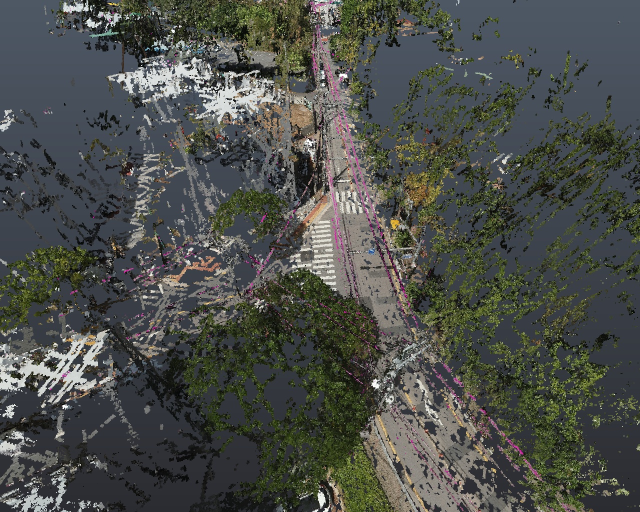
#> input picture 25.12.10_Model_B_Site_B_Vote_3_1.jpg, 1280 x 1024 px (shown at 1/2 size)
$ python -i img_mask.py   (imports and definitions only)
#> lines starting #> are read from the running program, lines starting #| are printed output that depends on the picture; after the words box and inside, x2 and y2 are one past the last pixel; in counts of white or black regions, pixels touching at a corner belong together
# -*- coding: utf-8 -*-
"""
img_mask.py
이미지에서 color gate RGB 조건에 맞는 픽셀 마스크 생성
color_gate.py의 RGB 범위: R(204-255), G(0-51), B(172-210)
밝은 빨강-보라색 계열 (마젠타/핑크)
"""

import numpy as np
from PIL import Image
from pathlib import Path

def img_mask(img_path: str) -> np.ndarray:
    """
    이미지에서 color gate RGB 조건에 맞는 픽셀만 검출

    Color gate 조건 (color_gate.py에서 확인):
    - R: 204 ~ 255  (밝은 빨강)
    - G: 0 ~ 51     (어두운 초록)
    - B: 172 ~ 210  (밝은 파랑)
    → 밝은 빨강-보라색 계열 (마젠타/핑크)

    Args:
        img_path: 이미지 경로

    Returns:
        mask: (H, W) boolean array - 조건 만족 픽셀은 True
    """
    try:
        # 이미지 열기
        img = Image.open(img_path)
#> img is the input picture: PIL image 1280x1024 RGB; mean R, G, B 75.6, 78.3, 74

        # RGB로 변환
        if img.mode != 'RGB':
            img = img.convert('RGB')

        # numpy 배열로 변환
        img_array = np.array(img, dtype=np.uint8)
        height, width = img_array.shape[:2]
#> height = 1024; width = 1280

        # Color gate RGB 범위 (color_gate.py와 동일)
        # 밝은 빨강-보라색 계열 (마젠타/핑크)
        R_MIN, R_MAX = 204, 255
        G_MIN, G_MAX = 0, 51
        B_MIN, B_MAX = 172, 210

        # RGB 각 채널이 범위 내에 있는지 확인
        r_mask = (img_array[:,:,0] >= R_MIN) & (img_array[:,:,0] <= R_MAX)
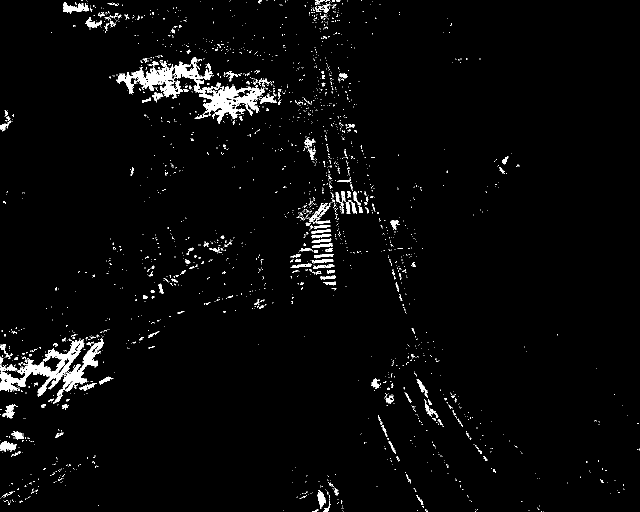
#> r_mask: shape (1024, 1280) bool (shown at 1/2 size); 2.8% white; 2231 white regions (2050 under 20 px), largest, box (x1, y1, x2, y2) and area: (233, 114, 529, 248) 8932, (0, 678, 169, 793) 4883, (106, 676, 208, 807) 2281
        g_mask = (img_array[:,:,1] >= G_MIN) & (img_array[:,:,1] <= G_MAX)
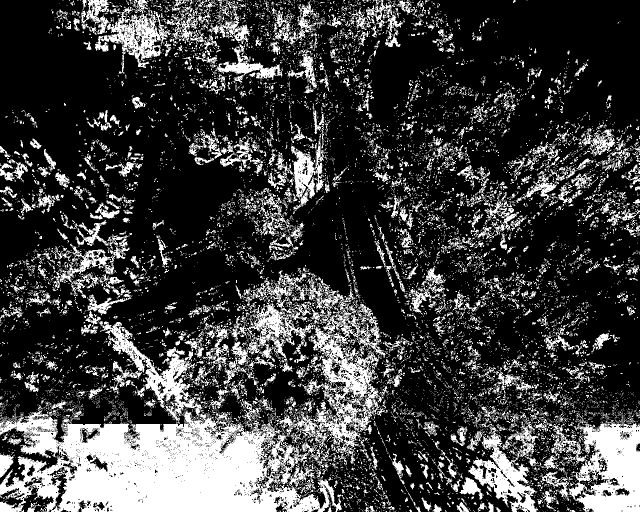
#> g_mask: shape (1024, 1280) bool (shown at 1/2 size); 24.9% white; 12455 white regions (11302 under 20 px), largest, box (x1, y1, x2, y2) and area: (0, 542, 771, 1024) 127685, (1079, 832, 1280, 1024) 20167, (937, 853, 1077, 1024) 8122
        b_mask = (img_array[:,:,2] >= B_MIN) & (img_array[:,:,2] <= B_MAX)
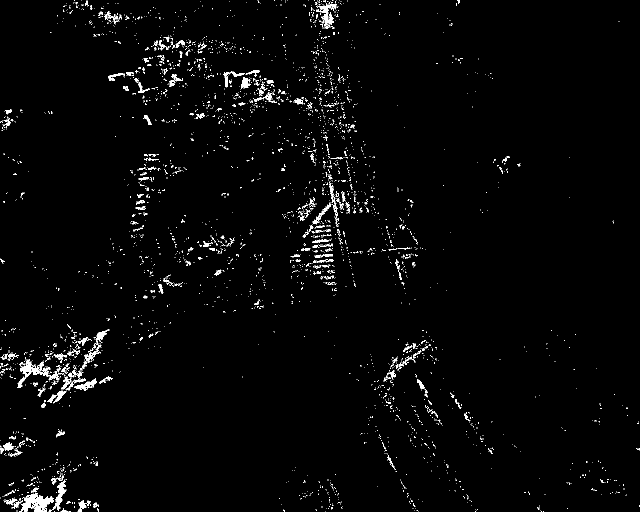
#> b_mask: shape (1024, 1280) bool (shown at 1/2 size); 2% white in thin lines or dots

        # 모든 채널이 조건을 만족하는 픽셀만 선택
        final_mask = r_mask & g_mask & b_mask
#> final_mask: shape (1024, 1280) bool; every value is 0

        # 검출 통계
        detected_pixels = np.sum(final_mask)
#> detected_pixels = 0
        total_pixels = height * width
#> total_pixels = 1310720
        detection_ratio = detected_pixels / total_pixels if total_pixels > 0 else 0
#> detection_ratio = 0

        # 디버깅 정보 (첫 몇 이미지만)
        img_name = Path(img_path).name
        img_idx = img_name.split('_')[-1].split('.')[0]  # 예: "0001"

        try:
            idx_num = int(img_idx)
            if idx_num <= 5:  # 처음 5개 이미지만 출력
                print(f"\n[IMG Mask] {img_name}:")
                print(f"   이미지: {width}×{height} = {total_pixels:,} pixels")
#|    이미지: 1280×1024 = 1,310,720 pixels
                print(f"   Color gate 조건: RGB({R_MIN}-{R_MAX}, {G_MIN}-{G_MAX}, {B_MIN}-{B_MAX})")
                print(f"   검출: {detected_pixels:,} pixels ({detection_ratio*100:.2f}%)")
#|    검출: 0 pixels (0.00%)
        except:
            pass  # 인덱스 파싱 실패 시 무시

        return final_mask

    except Exception as e:
        print(f"[ERROR] 이미지 마스크 생성 실패 ({img_path}): {e}")
        return None


# [57 lines left out: function img_mask_diff, not called in this run]

>>> result = img_mask('../../25.12.10_Model_B_Site_B_Vote_3_1.jpg')

$ run again, on 25.12.10_Model_B_Site_B_Vote_3_10.jpg
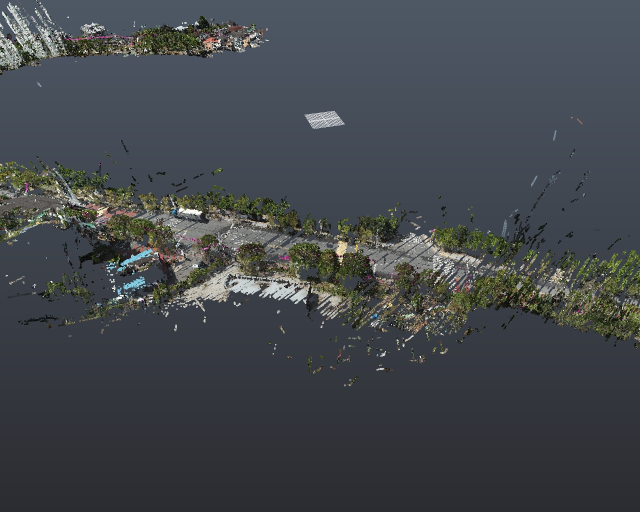
#> input picture 25.12.10_Model_B_Site_B_Vote_3_10.jpg, 1280 x 1024 px (shown at 1/2 size)
#> in img_mask, img is the input picture: PIL image 1280x1024 RGB; mean R, G, B 66.5, 71, 75.6
#> in img_mask, `r_mask = (img_array[:,:,0] >= R_MIN) & (img_array[:,:,0] <= R_MAX)`:
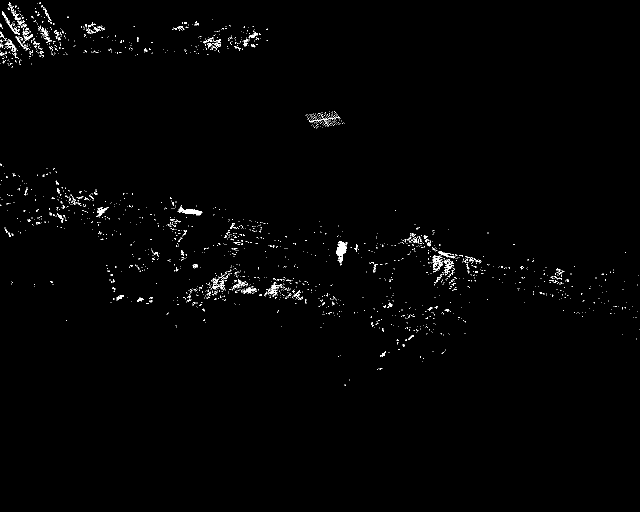
#> r_mask: shape (1024, 1280) bool (shown at 1/2 size); 0.87% white in thin lines or dots, all inside (x1, y1, x2, y2) = (0, 5, 1280, 772)
#> g_mask: shape (1024, 1280) bool; 21.7% white; 4276 white regions (3864 under 20 px), largest, box (x1, y1, x2, y2) and area: (0, 848, 1280, 1024) 225280, (122, 423, 281, 538) 4830, (989, 564, 1126, 647) 2293
#> in img_mask, `b_mask = (img_array[:,:,2] >= B_MIN) & (img_array[:,:,2] <= B_MAX)`:
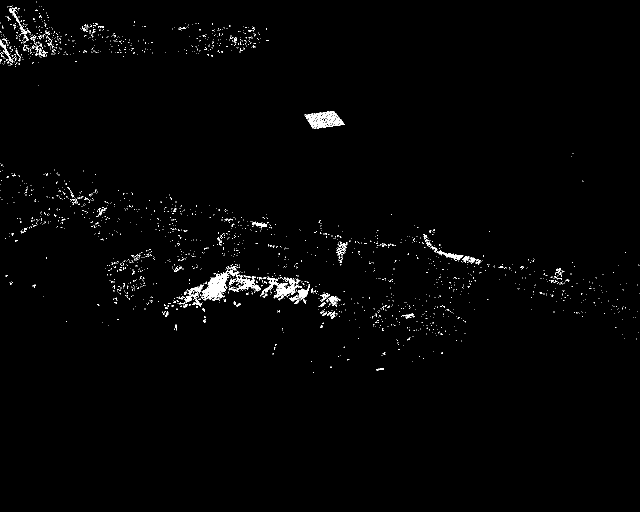
#> b_mask: shape (1024, 1280) bool (shown at 1/2 size); 1.1% white in thin lines or dots, all inside (x1, y1, x2, y2) = (0, 3, 1280, 746)
#> final_mask: shape (1024, 1280) bool; every value is 0
#> detected_pixels = 0

$ run again, on 25.12.10_Model_B_Site_B_Vote_3_2.jpg
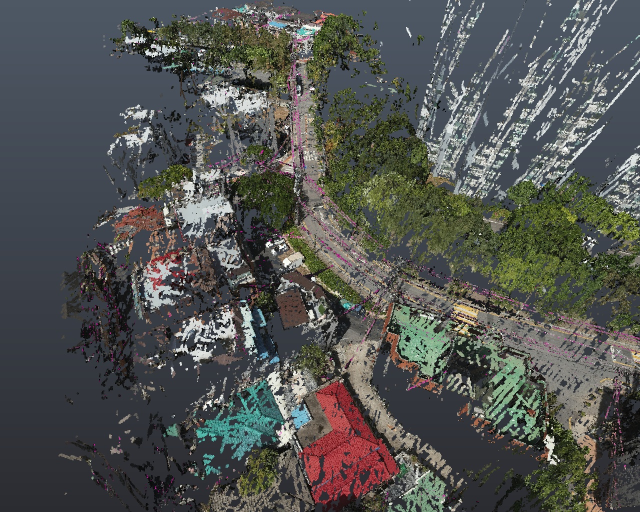
#> input picture 25.12.10_Model_B_Site_B_Vote_3_2.jpg, 1280 x 1024 px (shown at 1/2 size)
#> in img_mask, img is the input picture: PIL image 1280x1024 RGB; mean R, G, B 82, 83.8, 81
#> in img_mask, `r_mask = (img_array[:,:,0] >= R_MIN) & (img_array[:,:,0] <= R_MAX)`:
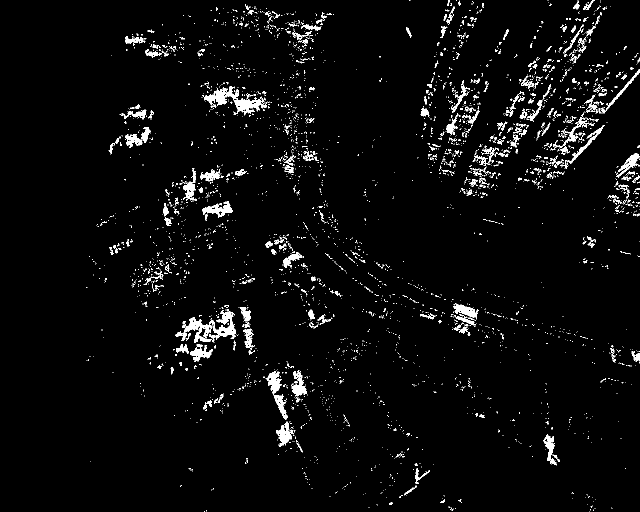
#> r_mask: shape (1024, 1280) bool (shown at 1/2 size); 3.3% white; 3857 white regions (3533 under 20 px), largest, box (x1, y1, x2, y2) and area: (351, 634, 424, 686) 1277, (418, 618, 472, 679) 1261, (531, 742, 575, 840) 1245
#> g_mask: shape (1024, 1280) bool; 22.7% white; 10586 white regions (9732 under 20 px), largest, box (x1, y1, x2, y2) and area: (0, 823, 596, 1024) 78758, (584, 534, 1120, 1024) 57830, (428, 344, 618, 740) 16050
#> in img_mask, `b_mask = (img_array[:,:,2] >= B_MIN) & (img_array[:,:,2] <= B_MAX)`:
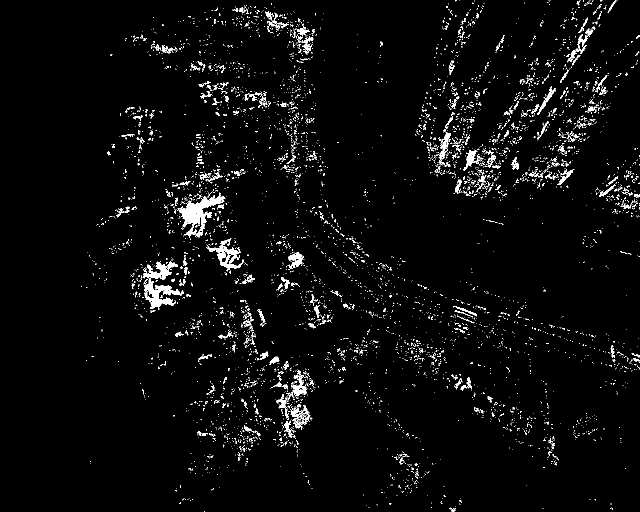
#> b_mask: shape (1024, 1280) bool (shown at 1/2 size); 3.1% white in thin lines or dots, all inside (x1, y1, x2, y2) = (162, 0, 1280, 1024)
#> final_mask: shape (1024, 1280) bool; every value is 0
#> detected_pixels = 0
#|    이미지: 1280×1024 = 1,310,720 pixels
#|    검출: 0 pixels (0.00%)

$ run again, on 25.12.10_Model_B_Site_B_Vote_3_3.jpg
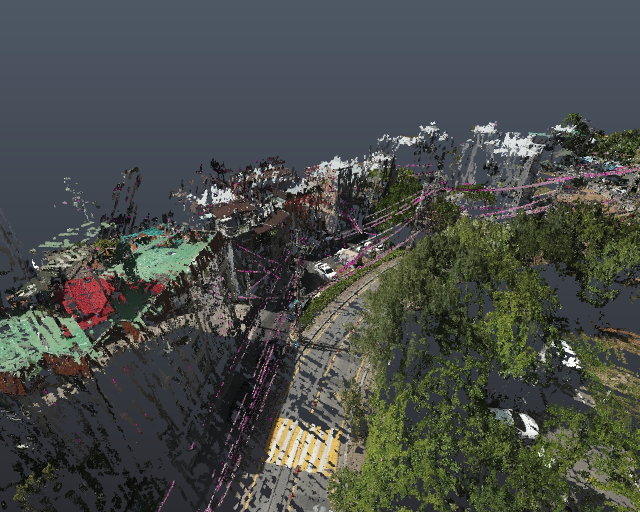
#> input picture 25.12.10_Model_B_Site_B_Vote_3_3.jpg, 1280 x 1024 px (shown at 1/2 size)
#> in img_mask, img is the input picture: PIL image 1280x1024 RGB; mean R, G, B 72.4, 76.1, 72.6
#> in img_mask, `r_mask = (img_array[:,:,0] >= R_MIN) & (img_array[:,:,0] <= R_MAX)`:
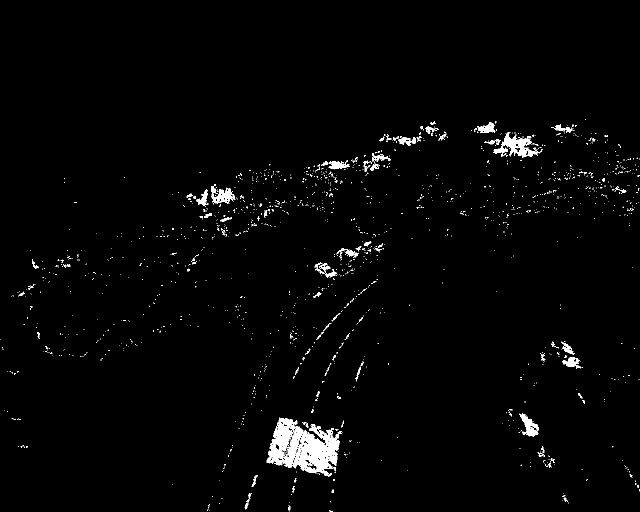
#> r_mask: shape (1024, 1280) bool (shown at 1/2 size); 1.7% white; 1617 white regions (1532 under 20 px), largest, box (x1, y1, x2, y2) and area: (532, 835, 683, 953) 9026, (987, 264, 1085, 315) 1769, (422, 372, 471, 409) 839
#> g_mask: shape (1024, 1280) bool; 25.5% white; 8969 white regions (8223 under 20 px), largest, box (x1, y1, x2, y2) and area: (0, 329, 787, 1024) 162133, (0, 481, 400, 673) 20222, (857, 762, 1071, 1024) 13744
#> in img_mask, `b_mask = (img_array[:,:,2] >= B_MIN) & (img_array[:,:,2] <= B_MAX)`:
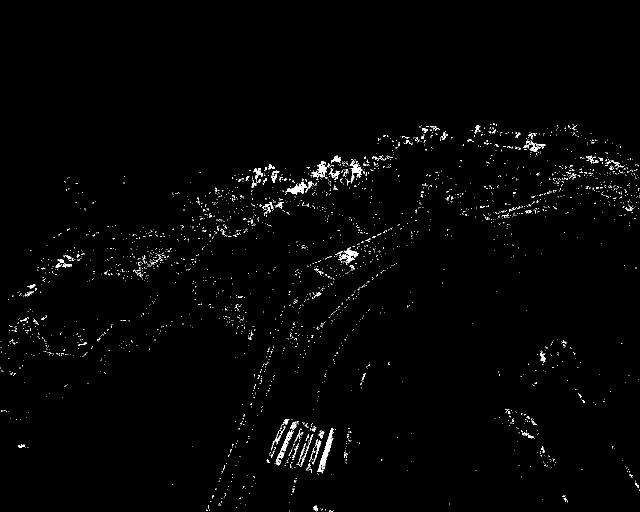
#> b_mask: shape (1024, 1280) bool (shown at 1/2 size); 1.1% white in thin lines or dots, all inside (x1, y1, x2, y2) = (0, 247, 1280, 1024)
#> final_mask: shape (1024, 1280) bool; every value is 0
#> detected_pixels = 0
#|    이미지: 1280×1024 = 1,310,720 pixels
#|    검출: 0 pixels (0.00%)
